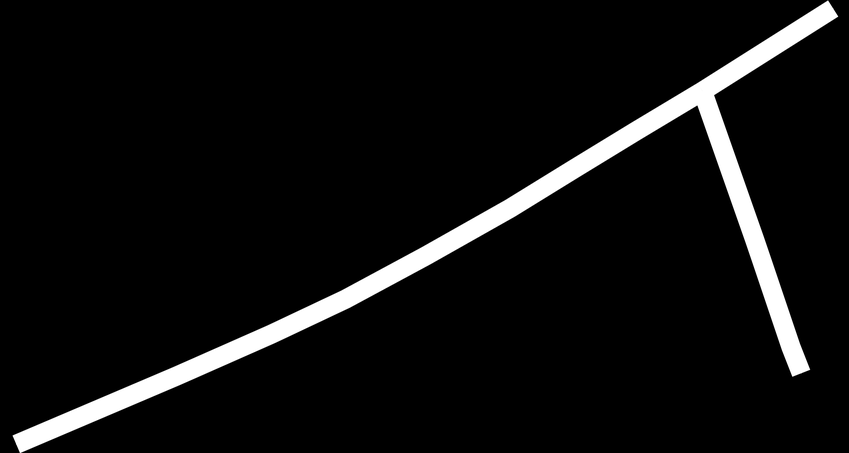
#> input picture Maplite-KITTI/maps/0001.png, 849 x 453 px, shrunk from 1859 x 992 before the run, given in place of 0059.png, which was not available
$ python 'distances(fd).py'   (older library calls are emulated)
#> lines starting #> are read from the running program, lines starting #| are printed output that depends on the picture; pictures that were not available may be replaced by others from this repository, and a replacement may not be noted
# -*- coding: utf-8 -*-
"""
Created on Thu Jun  3 14:40:07 2021

@author: Awies Mohammad Mulla
"""
import numpy as np
import pandas as pd
import cv2

"""
Dimensions of image imported:
   width = 789
   height= 491
   RGBA color channel
Make appropriate changes to the code if using custom image.
"""

drive = '0059'
rw = 22
off_road = 30
#Read the topological map
img = cv2.imread('maps/%s.png'%(drive))
#> img is the input picture: shape (453, 849, 3); min 0, max 255, mean 15.5
#Graph map as stored for navigation
gph = cv2.imread('maps/%s_graph.png'%(drive))
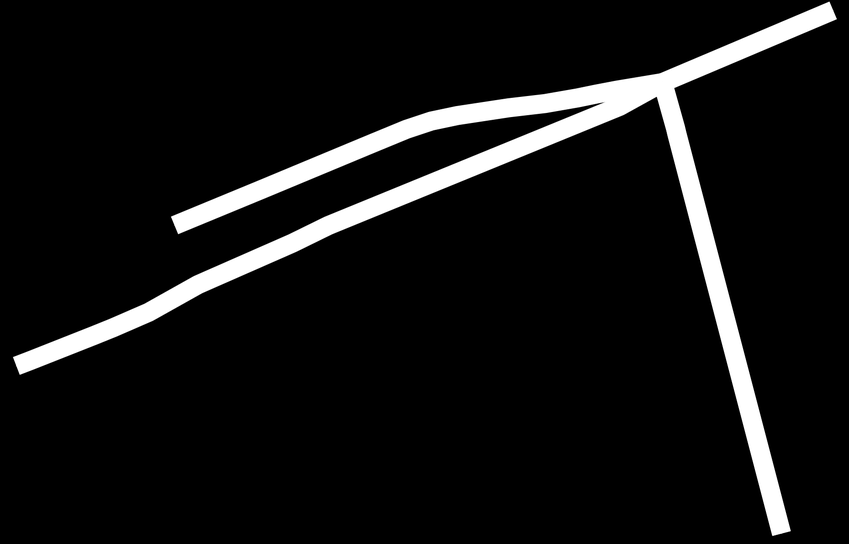
#> input picture Maplite-KITTI/maps/0002.png, 849 x 544 px, shrunk from 1859 x 1190 before the run, given in place of 0059_graph.png, which was not available
#> gph is the input picture: shape (544, 849, 3); min 0, max 255, mean 19.3
#Calculate distances at given angualr intervals
#(similar to LiDAR scanning)
alpha = 20
#Minimum distance where the edge can be present
threshold = np.array([3 , 0])
#Rotation matrix to rotate the ray calculating distance
rot = np.array([[np.cos(np.radians(alpha)) , np.sin(np.radians(alpha))],
              [-np.sin(np.radians(alpha)) , np.cos(np.radians(alpha))]])
#Points for which distances need to calculated to find the likelihood in the algorithm
pts = []
#Look-up table of the above points to reduce runtime
fd = np.zeros((img.shape[0],img.shape[1]))
#Compiling all distances of all pts in a list for debugging and analysing
distances = []

#Loop to find the pts from topo map whose signed distances needs to be calculated
for i in range(img.shape[0]):
    for j in range(img.shape[1]):
        if img[i][j][0] != 0:
            pts.append(np.array((i,j)))

#Find minimum distances of pts from the road edges
for pt in pts:
    #Initial vector to calculate distance
    ray = threshold
    #List of all distances from pt to road edge
    temp = []
    print(pt)
    #Loop to calculate distances at a pt
    for i in range(18):
        ray = ray / ((sum(ray ** 2)) ** 0.5) #unit vector of ray
        r = 3 #magnitude of the ray to determine the road edge
        ray = ray * r
        ray = np.array([(np.int(i)) for i in ray])
        x = ray[0] #x_component of the ray
        y = ray[1] #y_component of the ray
        #If the ray is out of bounds of the image
        #Set a distance larger than max possible signed distance
        #And move onto next ray at a pt
        if pt[0] + y >= img.shape[0] or pt[1] + x >= img.shape[1]:
            ray = np.dot(ray , rot)
            temp.append(off_road)
            continue
        if pt[0] + y < 0 or pt[1] + x < 0:
            ray = np.dot(ray , rot)
            temp.append(off_road)
            continue
        #Iterate along a ray to find the road edge
        while gph[pt[0] + y][pt[1] + x][0]:
            if r >= rw:
                break
            a = ray / ((sum(ray ** 2)) ** 0.5)
            a = a * r
            a = np.array([(np.int(i)) for i in a])
            r = r + 1
            x = a[0]
            y = a[1]
            if pt[0] + y >= img.shape[0] or pt[1] + x >= img.shape[1]:
                break
        temp.append((x ** 2 + y ** 2) ** 0.5)
        ray = ray / ((sum(ray ** 2)) ** 0.5)
        ray = ray * r
        #move onto next ray at a pt
        ray = np.dot(ray , rot)
    distances.append(np.array(temp))
    #Enter the minimum distance in the look up table
    fd[pt[0]][pt[1]] = np.amin(temp)
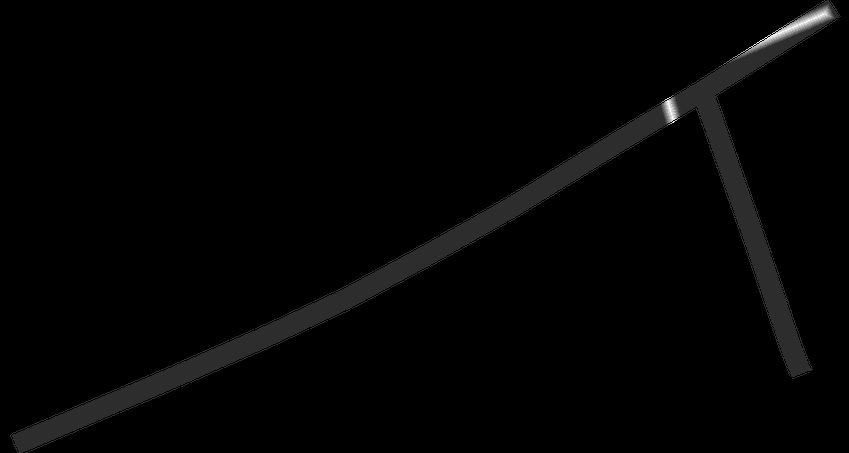
#> fd: shape (453, 849) float64; min 0, max 11.18, mean 0.16; drawn with min black and max white

for i in range(img.shape[0]):
    for j in range(img.shape[1]):
        if fd[i][j] == 0:
            fd[i][j] = off_road
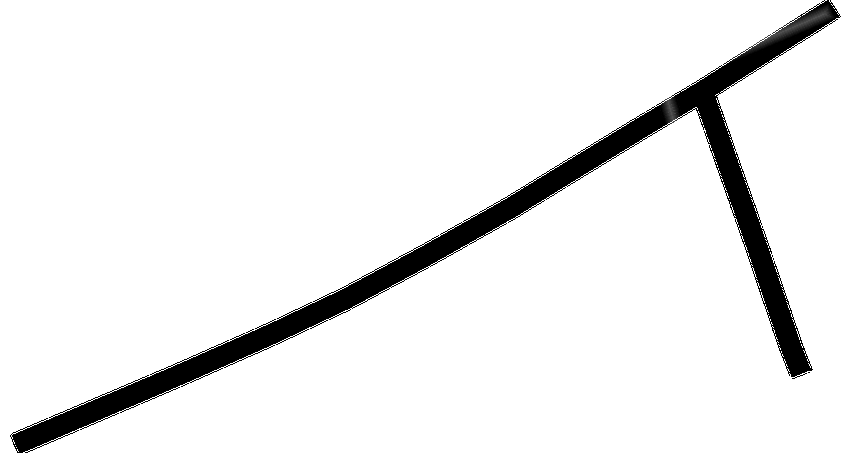
#> fd: shape (453, 849) float64; min 2, max 30, mean 28; drawn with min black and max white

#Generate the look up table in csv format
data = pd.DataFrame(fd)
#> data = table of 453 rows and 849 columns
#save with appropriate name correspondingto map used
#> (the run stopped early here; a loop or call above may not have finished)
